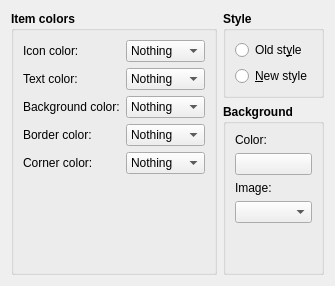
         <widget class="QWidget" name="tab_3">
          <attribute name="icon">
           <iconset theme="view-cards">
            <normaloff>.</normaloff>.</iconset>
          </attribute>
          <attribute name="title">
           <string>Index cards</string>
          </attribute>
          <layout class="QGridLayout" name="gridLayout_3">
           <item row="1" column="1">
            <widget class="QGroupBox" name="groupBox_7">
             <property name="font">
              <font>
               <weight>75</weight>
               <bold>true</bold>
              </font>
             </property>
             <property name="title">
              <string>Background</string>
             </property>
             <layout class="QVBoxLayout" name="verticalLayout_8">
              <item>
               <widget class="QLabel" name="label_15">
                <property name="font">
                 <font>
                  <weight>50</weight>
                  <bold>false</bold>
                 </font>
                </property>
                <property name="text">
                 <string>Color:</string>
                </property>
               </widget>
              </item>
              <item>
               <widget class="QPushButton" name="btnCorkColor">
                <property name="maximumSize">
                 <size>
                  <width>16777215</width>
                  <height>32</height>
                 </size>
                </property>
                <property name="font">
                 <font>
                  <weight>50</weight>
                  <bold>false</bold>
                 </font>
                </property>
                <property name="text">
                 <string/>
                </property>
                <property name="iconSize">
                 <size>
                  <width>64</width>
                  <height>64</height>
                 </size>
                </property>
                <property name="shortcut">
                 <string>Ctrl+S</string>
                </property>
               </widget>
              </item>
              <item>
               <widget class="QLabel" name="label_16">
                <property name="font">
                 <font>
                  <weight>50</weight>
                  <bold>false</bold>
                 </font>
                </property>
                <property name="text">
                 <string>Image:</string>
                </property>
               </widget>
              </item>
              <item>
               <widget class="QComboBox" name="cmbCorkImage">
                <property name="font">
                 <font>
                  <weight>50</weight>
                  <bold>false</bold>
                 </font>
                </property>
               </widget>
              </item>
              <item>
               <spacer name="verticalSpacer_5">
                <property name="orientation">
                 <enum>Qt::Vertical</enum>
                </property>
                <property name="sizeHint" stdset="0">
                 <size>
                  <width>20</width>
                  <height>40</height>
                 </size>
                </property>
               </spacer>
              </item>
             </layout>
            </widget>
           </item>
           <item row="0" column="1">
            <widget class="QGroupBox" name="groupBox_11">
             <property name="font">
              <font>
               <weight>75</weight>
               <bold>true</bold>
              </font>
             </property>
             <property name="title">
              <string>Style</string>
             </property>
             <layout class="QVBoxLayout" name="verticalLayout_19">
              <item>
               <widget class="QRadioButton" name="rdoCorkOldStyle">
                <property name="font">
                 <font>
                  <weight>50</weight>
                  <bold>false</bold>
                 </font>
                </property>
                <property name="text">
                 <string>Old st&amp;yle</string>
                </property>
               </widget>
              </item>
              <item>
               <widget class="QRadioButton" name="rdoCorkNewStyle">
                <property name="font">
                 <font>
                  <weight>50</weight>
                  <bold>false</bold>
                 </font>
                </property>
                <property name="text">
                 <string>&amp;New style</string>
                </property>
               </widget>
              </item>
             </layout>
            </widget>
           </item>
           <item row="0" column="0" rowspan="2">
            <widget class="QGroupBox" name="groupBox_5">
             <property name="font">
              <font>
               <weight>75</weight>
               <bold>true</bold>
              </font>
             </property>
             <property name="title">
              <string>Item colors</string>
             </property>
             <layout class="QFormLayout" name="formLayout_2">
              <property name="fieldGrowthPolicy">
               <enum>QFormLayout::ExpandingFieldsGrow</enum>
              </property>
              <item row="0" column="0">
               <widget class="QLabel" name="label_9">
                <property name="font">
                 <font>
                  <weight>50</weight>
                  <bold>false</bold>
                 </font>
                </property>
                <property name="text">
                 <string>Icon color:</string>
                </property>
               </widget>
              </item>
              <item row="0" column="1">
               <widget class="QComboBox" name="cmbCorkIcon">
                <property name="font">
                 <font>
                  <weight>50</weight>
                  <bold>false</bold>
                 </font>
                </property>
                <item>
                 <property name="text">
                  <string>Nothing</string>
                 </property>
                </item>
                <item>
                 <property name="text">
                  <string>POV</string>
                 </property>
                </item>
                <item>
                 <property name="text">
                  <string>Label</string>
                 </property>
                </item>
                <item>
                 <property name="text">
                  <string>Progress</string>
                 </property>
                </item>
                <item>
                 <property name="text">
                  <string>Compile</string>
                 </property>
                </item>
               </widget>
              </item>
              <item row="1" column="0">
               <widget class="QLabel" name="label_10">
                <property name="font">
                 <font>
                  <weight>50</weight>
                  <bold>false</bold>
                 </font>
                </property>
                <property name="text">
                 <string>Text color:</string>
                </property>
               </widget>
              </item>
              <item row="1" column="1">
               <widget class="QComboBox" name="cmbCorkText">
                <property name="font">
                 <font>
                  <weight>50</weight>
                  <bold>false</bold>
                 </font>
                </property>
                <item>
                 <property name="text">
                  <string>Nothing</string>
                 </property>
                </item>
                <item>
                 <property name="text">
                  <string>POV</string>
                 </property>
                </item>
                <item>
                 <property name="text">
                  <string>Label</string>
                 </property>
                </item>
                <item>
                 <property name="text">
                  <string>Progress</string>
                 </property>
                </item>
                <item>
                 <property name="text">
                  <string>Compile</string>
                 </property>
                </item>
               </widget>
              </item>
              <item row="2" column="0">
               <widget class="QLabel" name="label_11">
                <property name="font">
                 <font>
                  <weight>50</weight>
                  <bold>false</bold>
                 </font>
                </property>
                <property name="text">
                 <string>Background color:</string>
                </property>
               </widget>
              </item>
              <item row="2" column="1">
               <widget class="QComboBox" name="cmbCorkBackground">
                <property name="font">
                 <font>
                  <weight>50</weight>
                  <bold>false</bold>
                 </font>
                </property>
                <item>
                 <property name="text">
                  <string>Nothing</string>
                 </property>
                </item>
                <item>
                 <property name="text">
                  <string>POV</string>
                 </property>
                </item>
                <item>
                 <property name="text">
                  <string>Label</string>
                 </property>
                </item>
                <item>
                 <property name="text">
                  <string>Progress</string>
                 </property>
                </item>
                <item>
                 <property name="text">
                  <string>Compile</string>
                 </property>
                </item>
               </widget>
              </item>
              <item row="3" column="0">
               <widget class="QLabel" name="label_12">
                <property name="font">
                 <font>
                  <weight>50</weight>
                  <bold>false</bold>
                 </font>
                </property>
                <property name="text">
                 <string>Border color:</string>
                </property>
               </widget>
              </item>
              <item row="3" column="1">
               <widget class="QComboBox" name="cmbCorkBorder">
                <property name="font">
                 <font>
                  <weight>50</weight>
                  <bold>false</bold>
                 </font>
                </property>
                <item>
                 <property name="text">
                  <string>Nothing</string>
                 </property>
                </item>
                <item>
                 <property name="text">
                  <string>POV</string>
                 </property>
                </item>
                <item>
                 <property name="text">
                  <string>Label</string>
                 </property>
                </item>
                <item>
                 <property name="text">
                  <string>Progress</string>
                 </property>
                </item>
                <item>
                 <property name="text">
                  <string>Compile</string>
                 </property>
                </item>
               </widget>
              </item>
              <item row="4" column="0">
               <widget class="QLabel" name="label_13">
                <property name="font">
                 <font>
                  <weight>50</weight>
                  <bold>false</bold>
                 </font>
                </property>
                <property name="text">
                 <string>Corner color:</string>
                </property>
               </widget>
              </item>
              <item row="4" column="1">
               <widget class="QComboBox" name="cmbCorkCorner">
                <property name="font">
                 <font>
                  <weight>50</weight>
                  <bold>false</bold>
                 </font>
                </property>
                <item>
                 <property name="text">
                  <string>Nothing</string>
                 </property>
                </item>
                <item>
                 <property name="text">
                  <string>POV</string>
                 </property>
                </item>
                <item>
                 <property name="text">
                  <string>Label</string>
                 </property>
                </item>
                <item>
                 <property name="text">
                  <string>Progress</string>
                 </property>
                </item>
                <item>
                 <property name="text">
                  <string>Compile</string>
                 </property>
                </item>
               </widget>
              </item>
             </layout>
            </widget>
           </item>
          </layout>
         </widget>
